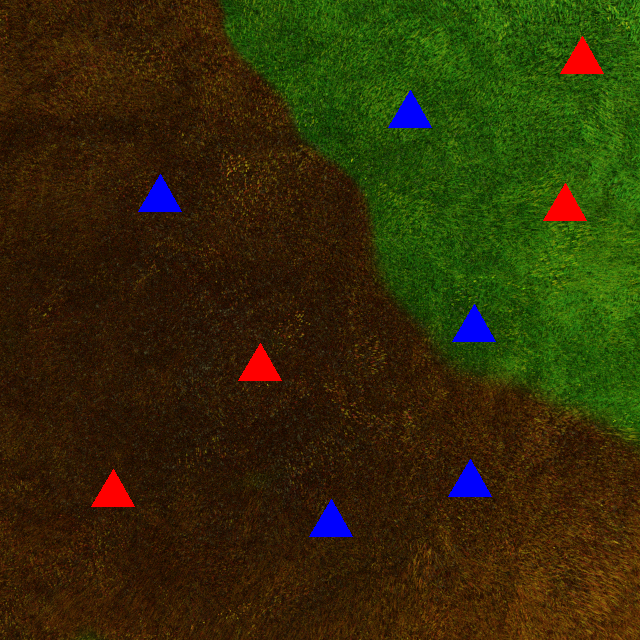
#> input picture Practice/Shapes/2.png, 640 x 640 px
$ python test.py
#> lines starting #> are read from the running program, lines starting #| are printed output that depends on the picture; after the words box and inside, x2 and y2 are one past the last pixel; in counts of white or black regions, pixels touching at a corner belong together
import cv2

img = cv2.imread('Shapes/2.png')
#> img is the input picture: shape (640, 640, 3); mean B, G, R 8.1, 44.6, 49.8
g = cv2.cvtColor(img, cv2.COLOR_BGR2HSV)
#> g: shape (640, 640, 3); mean H, S, V 25.3, 232.9, 65.5
blurred = cv2.GaussianBlur(g, (5,5), 0)
#> blurred: shape (640, 640, 3); mean H, S, V 25.3, 232.9, 65.5
edges = cv2.Canny(blurred, threshold1=50, threshold2=150)
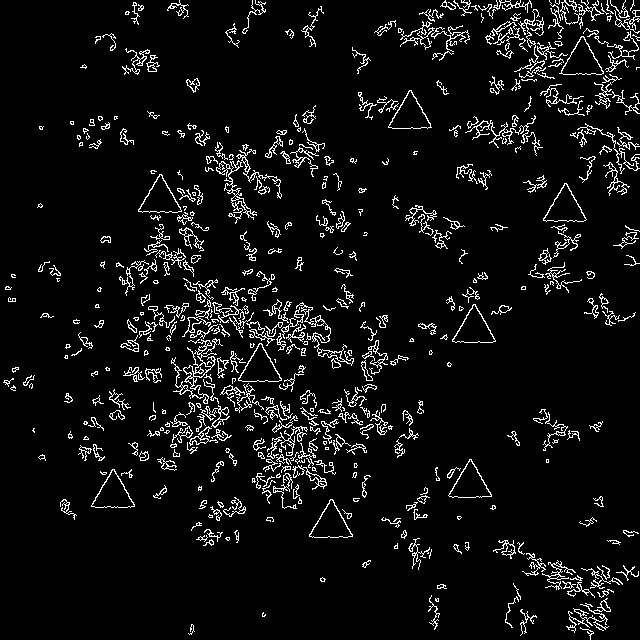
#> edges: shape (640, 640); 6.2% white in thin lines or dots
contours, _ = cv2.findContours(edges.copy(), cv2.RETR_EXTERNAL, cv2.CHAIN_APPROX_SIMPLE)
#> contours = 489 contours, 309 with area under 20; largest, box (x1, y1, x2, y2) and area: (238, 343, 282, 382) 886, (91, 469, 135, 508) 882, (559, 36, 604, 75) 880, (309, 499, 353, 538) 878, (452, 304, 496, 343) 878
detected_triangles = []

for contour in contours:
    # Approximate the contour with a polygon
    epsilon = 0.04 * cv2.arcLength(contour, True)
    approx = cv2.approxPolyDP(contour, epsilon, True)

    # Check if the polygon has exactly 3 sides (a triangle)
    if len(approx) == 3:
        detected_triangles.append(approx)

    # Draw the detected triangles on the original image
    result_image = img.copy()
    cv2.drawContours(result_image, detected_triangles, -1, (0, 255, 0), 2)
#> this loop made 489 passes
#> epsilon on passes 1, 3, 4: 2.33, 1.98, 0.659
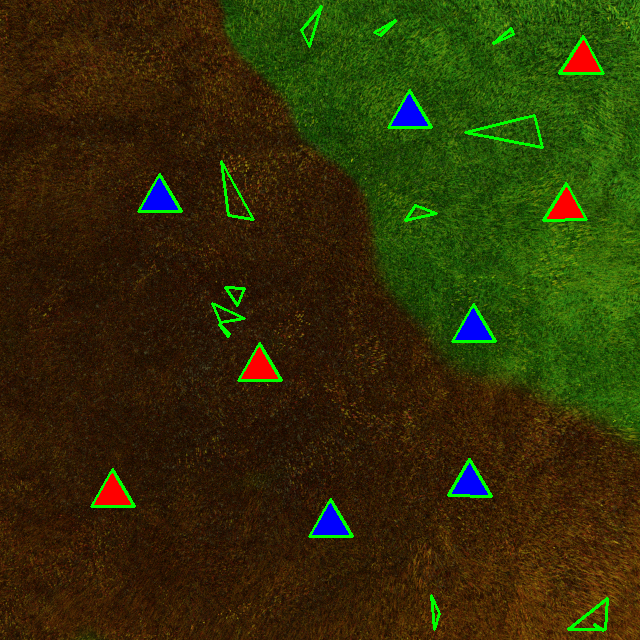
#> result_image: shape (640, 640, 3); mean B, G, R 7.3, 47.8, 48.8
#> after the loop, detected_triangles = 21 contours, 2 with area under 20; largest, box (x1, y1, x2, y2) and area: (465, 115, 543, 148) 1172, (559, 36, 604, 74) 814, (309, 499, 353, 537) 796, (91, 469, 135, 507) 796, (238, 343, 282, 381) 796

# Display the result
cv2.imshow("Detected Triangles", result_image)
cv2.waitKey(0)
cv2.destroyAllWindows()

$ run again, with Practice/Shapes/1.png copied over Practice/Shapes/2.png
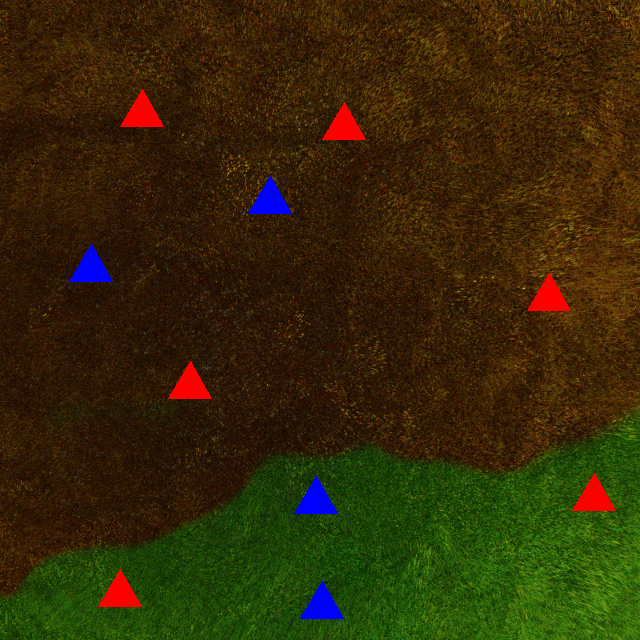
#> input picture Practice/Shapes/1.png, 640 x 640 px
#> img is the input picture: shape (640, 640, 3); mean B, G, R 7.3, 41.1, 52.4
#> g: shape (640, 640, 3); mean H, S, V 23.5, 233.2, 64.1
#> blurred: shape (640, 640, 3); mean H, S, V 23.5, 233.2, 64.1
#> `edges = cv2.Canny(blurred, threshold1=50, threshold2=150)`:
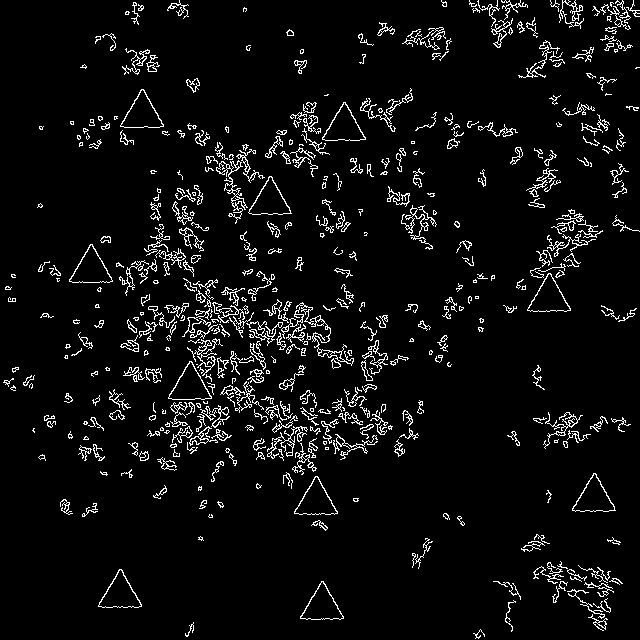
#> edges: shape (640, 640); 5.5% white in thin lines or dots
#> contours = 472 contours, 310 with area under 20; largest, box (x1, y1, x2, y2) and area: (120, 89, 164, 128) 886, (69, 244, 113, 283) 884, (168, 361, 212, 400) 882, (98, 569, 142, 608) 878, (322, 102, 366, 141) 876
#> the loop `for contour in contours:` made 472 passes
#> epsilon on passes 1, 4, 5: 2.25, 4.1, 3.75
#> after the loop `for contour in contours:`:
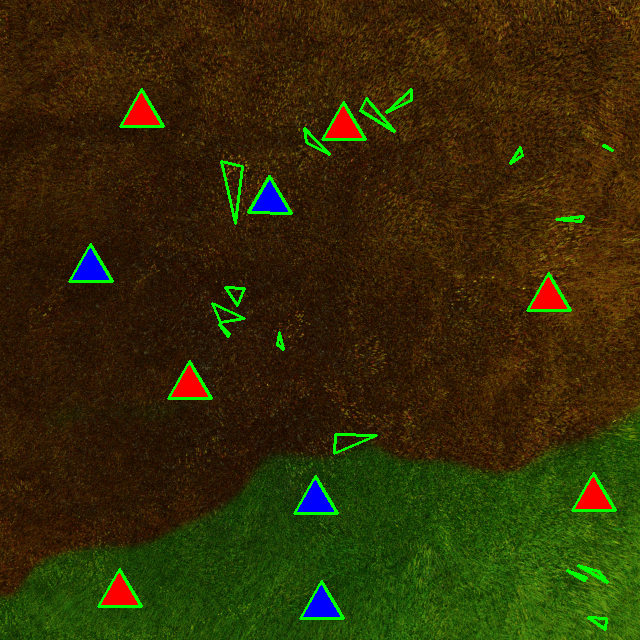
#> result_image: shape (640, 640, 3); mean B, G, R 6.6, 44.6, 51
#> after the loop `for contour in contours:`: detected_triangles = 25 contours, 2 with area under 20; largest, box (x1, y1, x2, y2) and area: (300, 581, 344, 619) 796, (98, 569, 142, 607) 796, (294, 476, 338, 514) 796, (572, 473, 616, 511) 796, (168, 361, 212, 399) 796

$ run again, with Practice/Shapes/10.png copied over Practice/Shapes/2.png
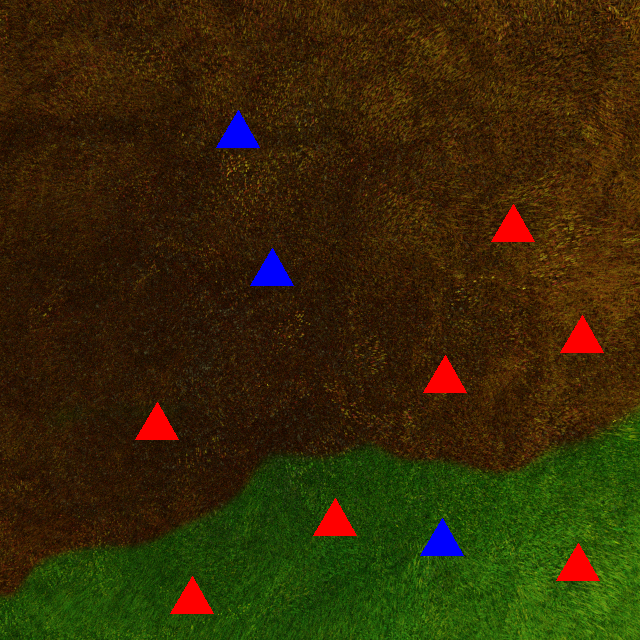
#> input picture Practice/Shapes/10.png, 640 x 640 px
#> img is the input picture: shape (640, 640, 3); mean B, G, R 6.8, 41, 52.9
#> g: shape (640, 640, 3); mean H, S, V 23.3, 233.2, 64.1
#> blurred: shape (640, 640, 3); mean H, S, V 23.3, 233.2, 64.1
#> `edges = cv2.Canny(blurred, threshold1=50, threshold2=150)`:
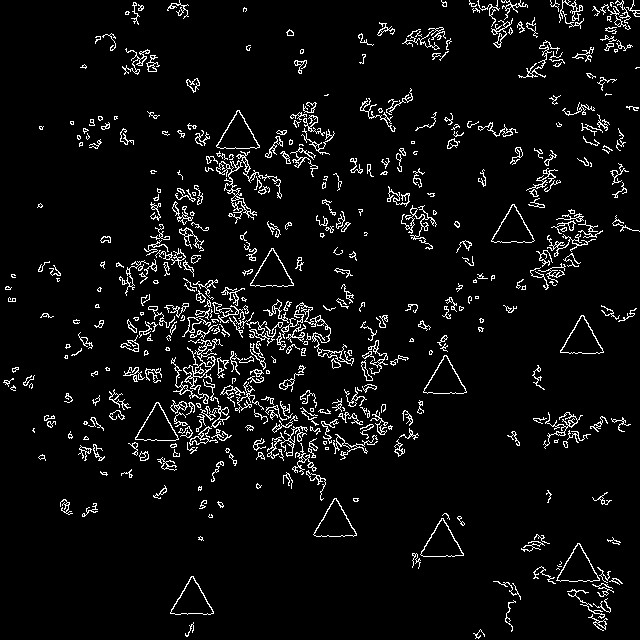
#> edges: shape (640, 640); 5.5% white in thin lines or dots
#> contours = 455 contours, 295 with area under 20; largest, box (x1, y1, x2, y2) and area: (420, 518, 464, 557) 882, (423, 355, 467, 394) 880, (135, 402, 179, 441) 880, (313, 498, 357, 537) 879, (216, 110, 260, 149) 878
#> the loop `for contour in contours:` made 455 passes
#> epsilon on passes 1, 4, 5: 2.25, 4.1, 3.75
#> after the loop `for contour in contours:`:
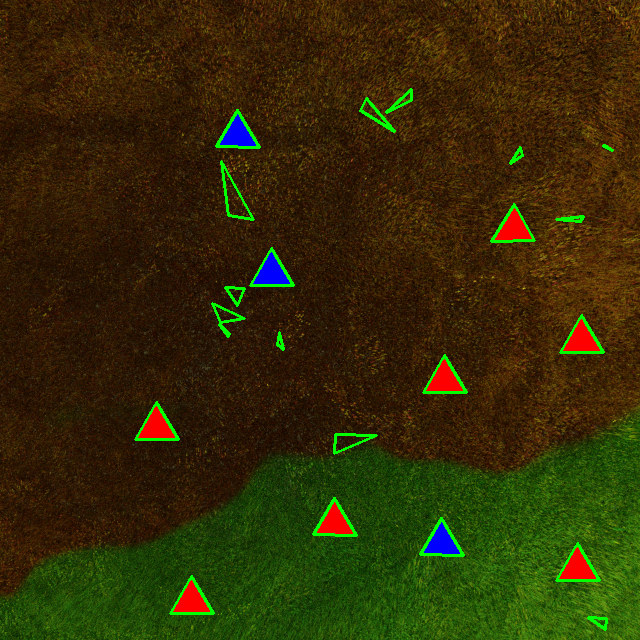
#> result_image: shape (640, 640, 3); mean B, G, R 6.2, 44.4, 51.4
#> after the loop `for contour in contours:`: detected_triangles = 22 contours, 2 with area under 20; largest, box (x1, y1, x2, y2) and area: (170, 576, 214, 614) 796, (556, 543, 600, 581) 796, (135, 402, 179, 440) 796, (423, 355, 467, 393) 796, (560, 315, 604, 353) 796

$ run again, with Practice/Shapes/11.png copied over Practice/Shapes/2.png
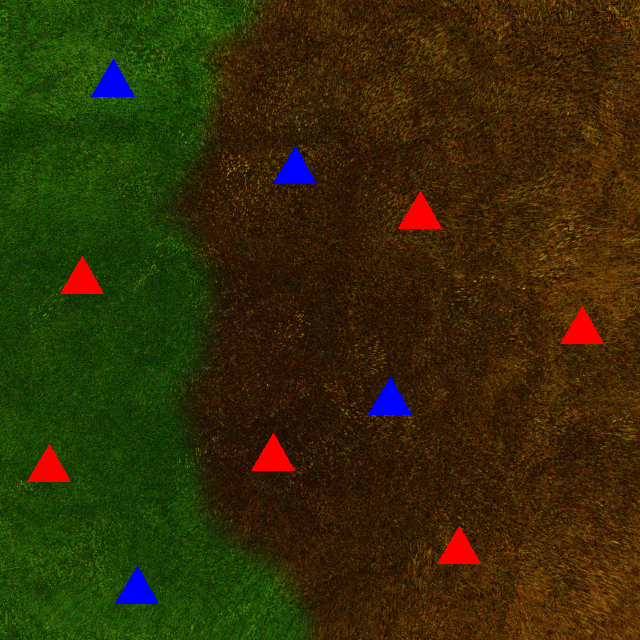
#> input picture Practice/Shapes/11.png, 640 x 640 px
#> img is the input picture: shape (640, 640, 3); mean B, G, R 7.3, 44.4, 51.2
#> g: shape (640, 640, 3); mean H, S, V 27.4, 233.8, 65.8
#> blurred: shape (640, 640, 3); mean H, S, V 27.4, 233.8, 65.8
#> `edges = cv2.Canny(blurred, threshold1=50, threshold2=150)`:
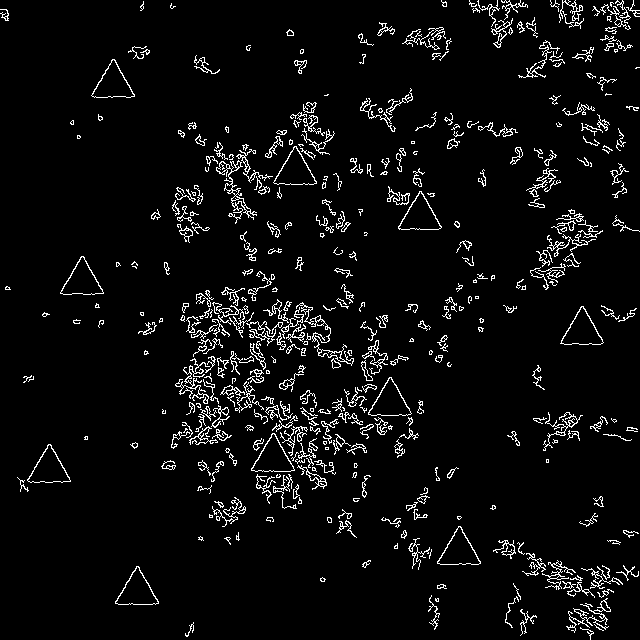
#> edges: shape (640, 640); 5% white in thin lines or dots
#> contours = 414 contours, 262 with area under 20; largest, box (x1, y1, x2, y2) and area: (398, 191, 442, 230) 890, (115, 566, 159, 605) 882, (437, 526, 481, 565) 882, (368, 377, 412, 416) 882, (273, 146, 317, 185) 882
#> the loop `for contour in contours:` made 414 passes
#> epsilon on passes 1, 4, 6: 2.33, 6.44, 0.49
#> after the loop `for contour in contours:`:
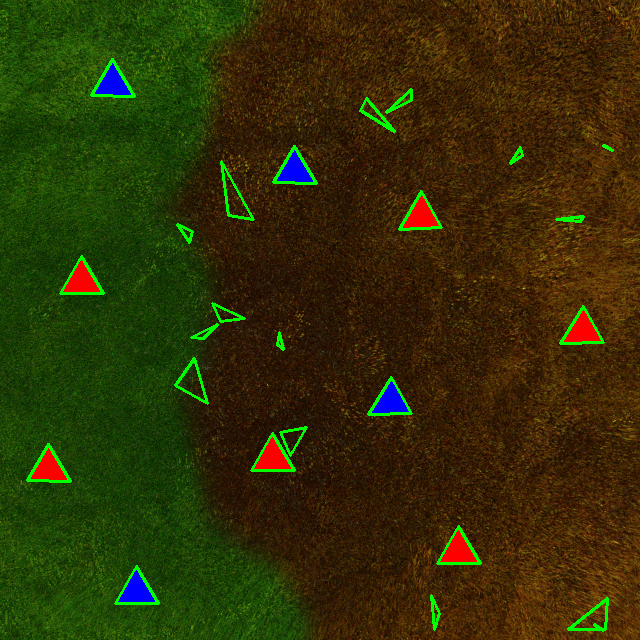
#> result_image: shape (640, 640, 3); mean B, G, R 6.6, 48.1, 49.7
#> after the loop `for contour in contours:`: detected_triangles = 25 contours, 2 with area under 20; largest, box (x1, y1, x2, y2) and area: (115, 566, 159, 604) 796, (437, 526, 481, 564) 796, (251, 433, 295, 471) 796, (60, 256, 104, 294) 796, (27, 444, 71, 482) 784
